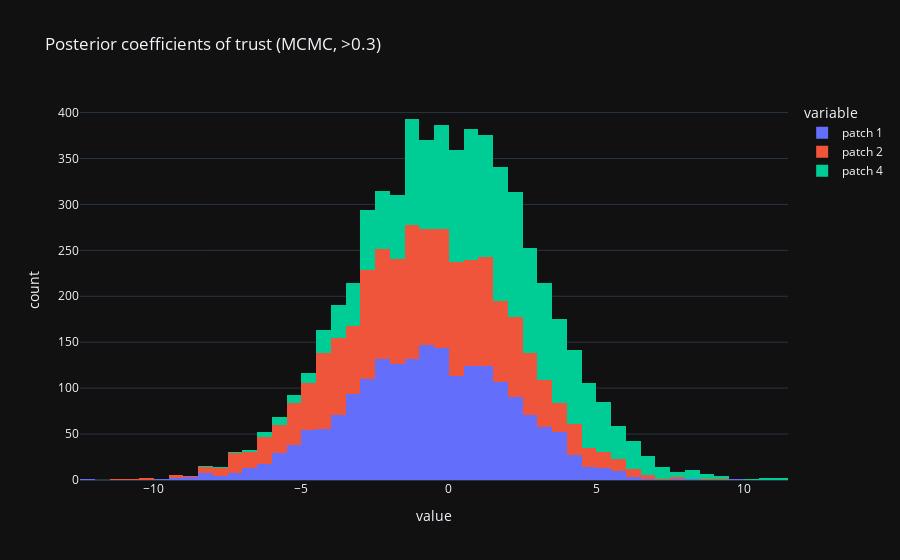
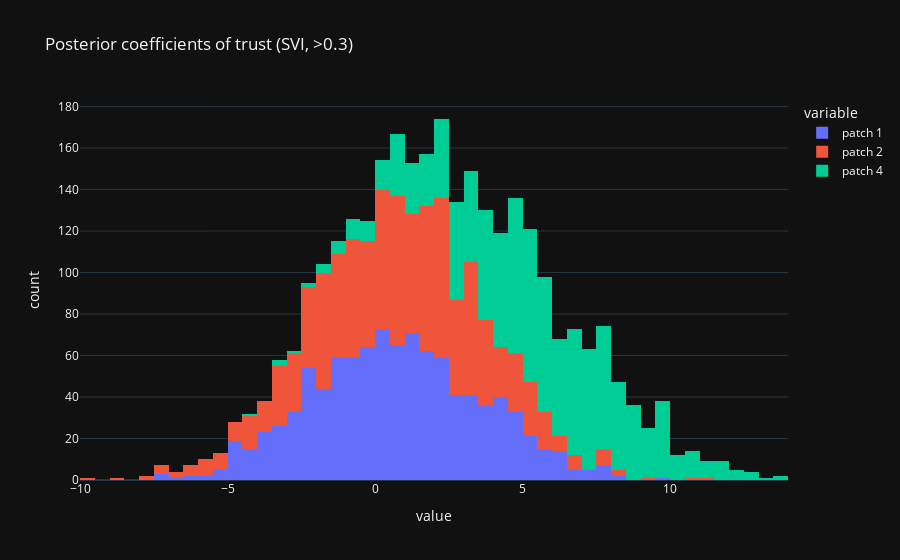

The notebook cell these images were saved under, in order:
### Code cell
plot_coefs(post30high, ">0.3")

### Figure 1 — Plotly figure (JSON) as saved in the notebook; plotly's stock layout.template omitted (floating-point values rounded to 4 significant figures; data arrays with more than 128 entries replaced by an {"elided": "..."} marker saying what was removed)
{"data": [{"alignmentgroup": "True", "bingroup": "x", "hovertemplate": "variable=patch 1<br>value=%{x}<br>count=%{y}<extra></extra>", "legendgroup": "patch 1", "marker": {"color": "#636efa", "pattern": {"shape": ""}}, "name": "patch 1", "nbinsx": 100, "offsetgroup": "patch 1", "orientation": "v", "showlegend": true, "type": "histogram", "x": {"elided": "2000 float values"}, "xaxis": "x", "yaxis": "y"}, {"alignmentgroup": "True", "bingroup": "x", "hovertemplate": "variable=patch 2<br>value=%{x}<br>count=%{y}<extra></extra>", "legendgroup": "patch 2", "marker": {"color": "#EF553B", "pattern": {"shape": ""}}, "name": "patch 2", "nbinsx": 100, "offsetgroup": "patch 2", "orientation": "v", "showlegend": true, "type": "histogram", "x": {"elided": "2000 float values"}, "xaxis": "x", "yaxis": "y"}, {"alignmentgroup": "True", "bingroup": "x", "hovertemplate": "variable=patch 4<br>value=%{x}<br>count=%{y}<extra></extra>", "legendgroup": "patch 4", "marker": {"color": "#00cc96", "pattern": {"shape": ""}}, "name": "patch 4", "nbinsx": 100, "offsetgroup": "patch 4", "orientation": "v", "showlegend": true, "type": "histogram", "x": {"elided": "2000 float values"}, "xaxis": "x", "yaxis": "y"}], "layout": {"barmode": "relative", "legend": {"title": {"text": "variable"}, "tracegroupgap": 0}, "title": {"text": "Posterior coefficients of trust (MCMC, >0.3)"}, "xaxis": {"anchor": "y", "domain": [0, 1], "title": {"text": "value"}}, "yaxis": {"anchor": "x", "domain": [0, 1], "title": {"text": "count"}}}}

### Figure 2 — Plotly figure (JSON) as saved in the notebook; plotly's stock layout.template omitted (floating-point values rounded to 4 significant figures; data arrays with more than 128 entries replaced by an {"elided": "..."} marker saying what was removed)
{"data": [{"alignmentgroup": "True", "bingroup": "x", "hovertemplate": "variable=patch 1<br>value=%{x}<br>count=%{y}<extra></extra>", "legendgroup": "patch 1", "marker": {"color": "#636efa", "pattern": {"shape": ""}}, "name": "patch 1", "nbinsx": 100, "offsetgroup": "patch 1", "orientation": "v", "showlegend": true, "type": "histogram", "x": {"elided": "1000 float values"}, "xaxis": "x", "yaxis": "y"}, {"alignmentgroup": "True", "bingroup": "x", "hovertemplate": "variable=patch 2<br>value=%{x}<br>count=%{y}<extra></extra>", "legendgroup": "patch 2", "marker": {"color": "#EF553B", "pattern": {"shape": ""}}, "name": "patch 2", "nbinsx": 100, "offsetgroup": "patch 2", "orientation": "v", "showlegend": true, "type": "histogram", "x": {"elided": "1000 float values"}, "xaxis": "x", "yaxis": "y"}, {"alignmentgroup": "True", "bingroup": "x", "hovertemplate": "variable=patch 4<br>value=%{x}<br>count=%{y}<extra></extra>", "legendgroup": "patch 4", "marker": {"color": "#00cc96", "pattern": {"shape": ""}}, "name": "patch 4", "nbinsx": 100, "offsetgroup": "patch 4", "orientation": "v", "showlegend": true, "type": "histogram", "x": {"elided": "1000 float values"}, "xaxis": "x", "yaxis": "y"}], "layout": {"barmode": "relative", "legend": {"title": {"text": "variable"}, "tracegroupgap": 0}, "title": {"text": "Posterior coefficients of trust (SVI, >0.3)"}, "xaxis": {"anchor": "y", "domain": [0, 1], "title": {"text": "value"}}, "yaxis": {"anchor": "x", "domain": [0, 1], "title": {"text": "count"}}}}
